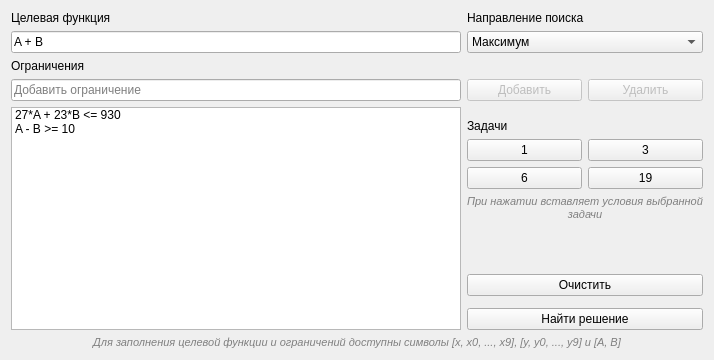
<?xml version="1.0" encoding="UTF-8"?>
<ui version="4.0">
 <class>StockBuyLpSolverWindow</class>
 <widget class="QWidget" name="StockBuyLpSolverWindow">
  <property name="geometry">
   <rect>
    <x>0</x>
    <y>0</y>
    <width>714</width>
    <height>360</height>
   </rect>
  </property>
  <property name="minimumSize">
   <size>
    <width>714</width>
    <height>0</height>
   </size>
  </property>
  <property name="maximumSize">
   <size>
    <width>860</width>
    <height>16777215</height>
   </size>
  </property>
  <property name="windowTitle">
   <string>Симплекс</string>
  </property>
  <layout class="QGridLayout" name="gl_main">
   <item row="2" column="0">
    <widget class="QLabel" name="l_constraints">
     <property name="text">
      <string>Ограничения</string>
     </property>
    </widget>
   </item>
   <item row="3" column="1">
    <widget class="QPushButton" name="pb_add_new_constraint">
     <property name="enabled">
      <bool>false</bool>
     </property>
     <property name="text">
      <string>Добавить</string>
     </property>
    </widget>
   </item>
   <item row="9" column="1" colspan="2">
    <widget class="QLabel" name="l_tasks_helptext">
     <property name="font">
      <font>
       <pointsize>8</pointsize>
       <italic>true</italic>
      </font>
     </property>
     <property name="styleSheet">
      <string notr="true">color:gray</string>
     </property>
     <property name="text">
      <string>При нажатии вставляет условия выбранной задачи</string>
     </property>
     <property name="alignment">
      <set>Qt::AlignCenter</set>
     </property>
     <property name="wordWrap">
      <bool>true</bool>
     </property>
    </widget>
   </item>
   <item row="0" column="0">
    <widget class="QLabel" name="l_obj_func">
     <property name="text">
      <string>Целевая функция</string>
     </property>
    </widget>
   </item>
   <item row="15" column="0" colspan="3">
    <widget class="QLabel" name="l_variables_helptext">
     <property name="font">
      <font>
       <pointsize>8</pointsize>
       <italic>true</italic>
      </font>
     </property>
     <property name="styleSheet">
      <string notr="true">color:gray</string>
     </property>
     <property name="text">
      <string>Для заполнения целевой функции и ограничений доступны символы [x, x0, ..., x9], [y, y0, ..., y9] и [A, B]</string>
     </property>
     <property name="alignment">
      <set>Qt::AlignCenter</set>
     </property>
    </widget>
   </item>
   <item row="1" column="0">
    <widget class="QLineEdit" name="le_obj_func">
     <property name="text">
      <string>A + B</string>
     </property>
     <property name="placeholderText">
      <string>Целевая функция</string>
     </property>
    </widget>
   </item>
   <item row="12" column="1" colspan="2">
    <widget class="QPushButton" name="pb_clear">
     <property name="minimumSize">
      <size>
       <width>140</width>
       <height>0</height>
      </size>
     </property>
     <property name="text">
      <string>Очистить</string>
     </property>
    </widget>
   </item>
   <item row="1" column="1" colspan="2">
    <widget class="QComboBox" name="cmb_search">
     <item>
      <property name="text">
       <string>Максимум</string>
      </property>
     </item>
     <item>
      <property name="text">
       <string>Минимум</string>
      </property>
     </item>
    </widget>
   </item>
   <item row="8" column="1" colspan="2">
    <widget class="QWidget" name="w_tasks" native="true">
     <layout class="QGridLayout" name="gl_tasks">
      <property name="leftMargin">
       <number>0</number>
      </property>
      <property name="topMargin">
       <number>0</number>
      </property>
      <property name="rightMargin">
       <number>0</number>
      </property>
      <property name="bottomMargin">
       <number>0</number>
      </property>
      <item row="2" column="0">
       <widget class="QPushButton" name="pb_task6">
        <property name="text">
         <string>6</string>
        </property>
       </widget>
      </item>
      <item row="2" column="1">
       <widget class="QPushButton" name="pb_task19">
        <property name="text">
         <string>19</string>
        </property>
       </widget>
      </item>
      <item row="1" column="1">
       <widget class="QPushButton" name="pb_task3">
        <property name="text">
         <string>3</string>
        </property>
       </widget>
      </item>
      <item row="1" column="0">
       <widget class="QPushButton" name="pb_task1">
        <property name="text">
         <string>1</string>
        </property>
       </widget>
      </item>
     </layout>
    </widget>
   </item>
   <item row="3" column="2">
    <widget class="QPushButton" name="pb_delete_constraint">
     <property name="enabled">
      <bool>false</bool>
     </property>
     <property name="text">
      <string>Удалить</string>
     </property>
    </widget>
   </item>
   <item row="14" column="1" colspan="2">
    <widget class="QPushButton" name="pb_solve">
     <property name="minimumSize">
      <size>
       <width>140</width>
       <height>0</height>
      </size>
     </property>
     <property name="text">
      <string>Найти решение</string>
     </property>
    </widget>
   </item>
   <item row="5" column="0" rowspan="10">
    <widget class="QListWidget" name="lw_constraints">
     <item>
      <property name="text">
       <string>27*A + 23*B &lt;= 930</string>
      </property>
     </item>
     <item>
      <property name="text">
       <string>A - B &gt;= 10</string>
      </property>
     </item>
    </widget>
   </item>
   <item row="3" column="0">
    <widget class="QLineEdit" name="le_new_constraint">
     <property name="placeholderText">
      <string>Добавить ограничение</string>
     </property>
    </widget>
   </item>
   <item row="0" column="1" colspan="2">
    <widget class="QLabel" name="l_search">
     <property name="text">
      <string>Направление поиска</string>
     </property>
    </widget>
   </item>
   <item row="7" column="1" colspan="2">
    <widget class="QLabel" name="l_tasks">
     <property name="text">
      <string>Задачи</string>
     </property>
    </widget>
   </item>
   <item row="11" column="1" colspan="2">
    <spacer name="vs_1">
     <property name="orientation">
      <enum>Qt::Vertical</enum>
     </property>
     <property name="sizeHint" stdset="0">
      <size>
       <width>20</width>
       <height>40</height>
      </size>
     </property>
    </spacer>
   </item>
  </layout>
 </widget>
 <resources/>
 <connections/>
</ui>
